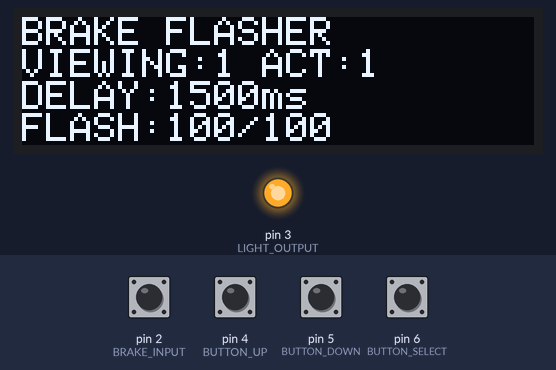
A program run on a simulated Arduino Uno, built with avr-gcc and run on an emulated ATmega328P. Shown: 128×32 one-colour display, output pins drawn as LEDs (lit = HIGH). Dashed ring = blinking. Inputs (shaded band) come from the test bench; at power-on: pin 2 (BRAKE_INPUT), pin 4 (BUTTON_UP), pin 5 (BUTTON_DOWN), pin 6 (BUTTON_SELECT) HIGH. EEPROM starts erased.

Above: at 5.3 s.
5.4 s: pin 4 (BUTTON_UP) pulled LOW for 0.15 s
At 5.8 s:
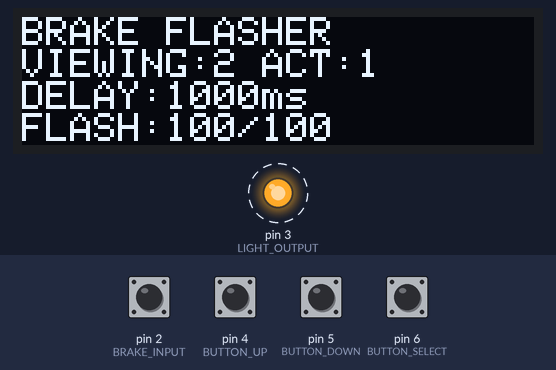
6.1 s: pin 6 (BUTTON_SELECT) pulled LOW for 0.15 s
At 6.3 s:
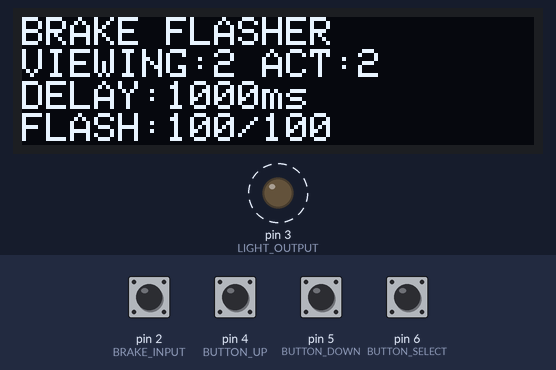
6.8 s: pin 5 (BUTTON_DOWN) pulled LOW for 0.15 s
At 7.0 s:
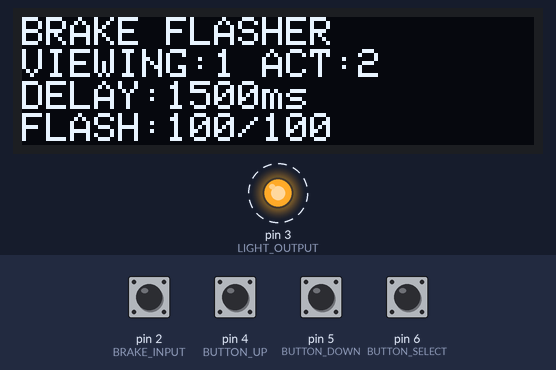
7.5 s: pin 5 (BUTTON_DOWN) pulled LOW for 1 s
At 7.8 s:
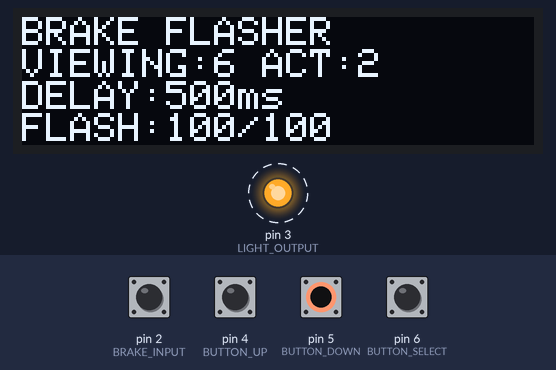
9.1 s: pin 6 (BUTTON_SELECT) pulled LOW for 1 s
At 9.4 s:
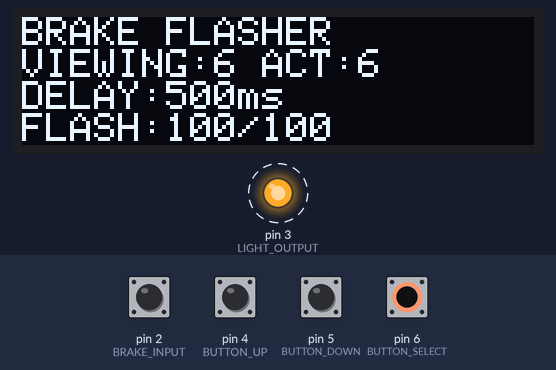
10.7 s: pin 4 (BUTTON_UP) pulled LOW for 1 s
At 11.0 s:
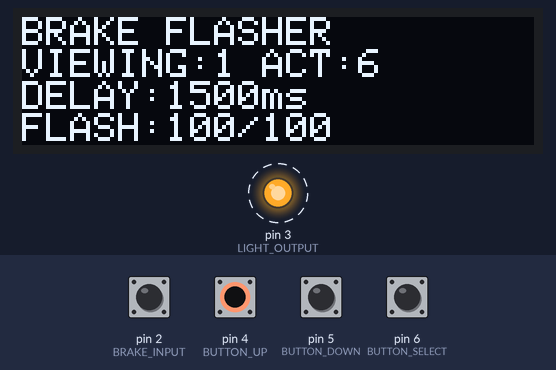
Timing chart, 0 to 13.3 s (numbered marks = the images above; inputs shaded):
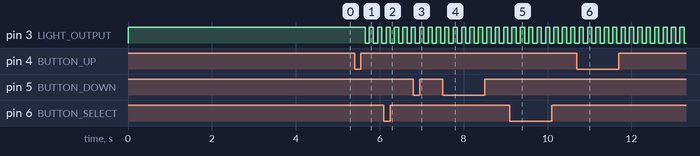

The program:

main.cpp
```cpp
#include <Arduino.h>
#include <Wire.h>
#include <Adafruit_GFX.h>
#include <Adafruit_SSD1306.h>
#include <EEPROM.h>

// =====================================================
// PIN DEFINITIONS
// =====================================================

const byte BRAKE_INPUT  = 2;
const byte LIGHT_OUTPUT = 3;

const byte BUTTON_UP     = 4;
const byte BUTTON_DOWN   = 5;
const byte BUTTON_SELECT = 6;

// =====================================================
// OLED SETTINGS
// =====================================================

#define SCREEN_WIDTH 128
#define SCREEN_HEIGHT 32
#define OLED_RESET -1
#define OLED_ADDRESS 0x3C

Adafruit_SSD1306 display(
  SCREEN_WIDTH,
  SCREEN_HEIGHT,
  &Wire,
  OLED_RESET
);

// =====================================================
// FLASH PROFILES
// =====================================================

struct FlashProfile {
  unsigned long delayTime;
  unsigned long onTime;
  unsigned long offTime;
};

//                  DELAY    ON     OFF
FlashProfile profiles[] = {
  {1500,            100,    100},   // Profile 1
  {1000,            100,    100},   // Profile 2
  {2000,            100,    100},   // Profile 3
  {1500,             75,     75},   // Profile 4
  {1500,             50,    100},   // Profile 5
  { 500,            100,    100}    // Profile 6
};

const byte PROFILE_COUNT =
  sizeof(profiles) / sizeof(profiles[0]);

// =====================================================
// PROFILE VARIABLES
// =====================================================

byte activeProfile = 0;
byte viewProfile = 0;

const int EEPROM_ACTIVE_PROFILE = 0;

// =====================================================
// FLASHER STATE
// =====================================================

enum FlasherState {
  IDLE,
  BRAKE_DELAY,
  FLASHING
};

FlasherState flasherState = IDLE;

unsigned long stateStartTime = 0;

bool lightState = true;

// =====================================================
// BUTTON VARIABLES
// =====================================================

bool lastUpState = HIGH;
bool lastDownState = HIGH;
bool lastSelectState = HIGH;

// =====================================================
// OLED DISPLAY
// =====================================================

void updateDisplay() {

  display.clearDisplay();

  display.setTextSize(1);
  display.setTextColor(SSD1306_WHITE);

  // Line 1
  display.setCursor(0, 0);
  display.print("BRAKE FLASHER");

  // Line 2
  display.setCursor(0, 8);
  display.print("VIEWING:");
  display.print(viewProfile + 1);
  display.print(" ACT:");
  display.print(activeProfile + 1);

  // Line 3
  display.setCursor(0, 16);
  display.print("DELAY:");
  display.print(profiles[viewProfile].delayTime);
  display.print("ms");

  // Line 4
  display.setCursor(0, 24);
  display.print("FLASH:");
  display.print(profiles[viewProfile].onTime);
  display.print("/");
  display.print(profiles[viewProfile].offTime);

  display.display();
}

// =====================================================
// STARTUP ANIMATION
// =====================================================

void startupAnimation() {

  // ---------------------------------------------------
  // SCREEN 1 - BRAKE
  // ---------------------------------------------------

  display.clearDisplay();

  display.setTextSize(2);
  display.setTextColor(SSD1306_WHITE);

  display.setCursor(10, 8);
  display.print("BRAKE");

  display.display();

  delay(500);

  // ---------------------------------------------------
  // SCREEN 2 - FLASHER
  // ---------------------------------------------------

  display.clearDisplay();

  display.setCursor(4, 8);
  display.print("FLASHER");

  display.display();

  delay(500);

  // ---------------------------------------------------
  // SCREEN 3 - BREAKING SOMETHING...
  // ---------------------------------------------------

  display.clearDisplay();

  display.setTextSize(1);

  const char text[] = "BREAKING SOMETHING...";

  // Calculate text width using the default font.
  int textWidth = strlen(text) * 6;

  // Centre the text horizontally.
  int textX = (SCREEN_WIDTH - textWidth) / 2;

  // Keep text inside the display.
  if (textX < 0) {
    textX = 0;
  }

  display.setCursor(textX, 0);
  display.print(text);

  // Progress bar outline
  display.drawRect(
    0,
    15,
    128,
    10,
    SSD1306_WHITE
  );

  // Animate progress bar
  for (int progress = 0; progress <= 124; progress += 2) {

    // Clear only the progress bar area
    display.fillRect(
      1,
      16,
      126,
      8,
      SSD1306_BLACK
    );

    // Draw progress bar
    display.fillRect(
      2,
      17,
      progress,
      6,
      SSD1306_WHITE
    );

    // Redraw progress bar outline
    display.drawRect(
      0,
      15,
      128,
      10,
      SSD1306_WHITE
    );

    display.display();

    delay(30);
  }

  delay(300);

  // Go directly to normal display
  updateDisplay();
}

// =====================================================
// SAVE ACTIVE PROFILE
// =====================================================

void saveActiveProfile() {

  EEPROM.update(
    EEPROM_ACTIVE_PROFILE,
    activeProfile
  );
}

// =====================================================
// LOAD ACTIVE PROFILE
// =====================================================

void loadActiveProfile() {

  activeProfile =
    EEPROM.read(EEPROM_ACTIVE_PROFILE);

  if (activeProfile >= PROFILE_COUNT) {
    activeProfile = 0;
  }

  viewProfile = activeProfile;
}

// =====================================================
// SELECT PROFILE
// =====================================================

void selectProfile() {

  activeProfile = viewProfile;

  saveActiveProfile();

  updateDisplay();
}

// =====================================================
// BUTTON HANDLING
// =====================================================

void checkButtons() {

  bool upState =
    digitalRead(BUTTON_UP);

  bool downState =
    digitalRead(BUTTON_DOWN);

  bool selectState =
    digitalRead(BUTTON_SELECT);

  // ---------------------------------------------------
  // UP
  // ---------------------------------------------------

  if (
    upState == LOW &&
    lastUpState == HIGH
  ) {

    if (viewProfile < PROFILE_COUNT - 1) {
      viewProfile++;
    }
    else {
      viewProfile = 0;
    }

    updateDisplay();
  }

  // ---------------------------------------------------
  // DOWN
  // ---------------------------------------------------

  if (
    downState == LOW &&
    lastDownState == HIGH
  ) {

    if (viewProfile > 0) {
      viewProfile--;
    }
    else {
      viewProfile = PROFILE_COUNT - 1;
    }

    updateDisplay();
  }

  // ---------------------------------------------------
  // SELECT
  // ---------------------------------------------------

  if (
    selectState == LOW &&
    lastSelectState == HIGH
  ) {

    selectProfile();
  }

  lastUpState = upState;
  lastDownState = downState;
  lastSelectState = selectState;
}

// =====================================================
// BRAKE FLASHER
// =====================================================

void brakeFlasher() {

  bool brakePressed =
    digitalRead(BRAKE_INPUT) == HIGH;

  unsigned long now = millis();

  // ===================================================
  // BRAKE RELEASED
  // ===================================================

  if (!brakePressed) {

    // Immediately cancel flashing
    flasherState = IDLE;

    // Running light always ON
    digitalWrite(
      LIGHT_OUTPUT,
      HIGH
    );

    lightState = true;

    return;
  }

  // ===================================================
  // IDLE -> BRAKE DELAY
  // ===================================================

  if (flasherState == IDLE) {

    flasherState = BRAKE_DELAY;

    stateStartTime = now;

    // Running light stays ON
    digitalWrite(
      LIGHT_OUTPUT,
      HIGH
    );

    lightState = true;

    return;
  }

  // ===================================================
  // BRAKE DELAY
  // ===================================================

  if (flasherState == BRAKE_DELAY) {

    if (
      now - stateStartTime >=
      profiles[activeProfile].delayTime
    ) {

      flasherState = FLASHING;

      stateStartTime = now;

      // Start with light OFF
      digitalWrite(
        LIGHT_OUTPUT,
        LOW
      );

      lightState = false;
    }

    return;
  }

  // ===================================================
  // FLASHING
  // ===================================================

  if (flasherState == FLASHING) {

    unsigned long interval;

    if (lightState) {
      interval =
        profiles[activeProfile].onTime;
    }
    else {
      interval =
        profiles[activeProfile].offTime;
    }

    if (now - stateStartTime >= interval) {

      stateStartTime = now;

      lightState = !lightState;

      digitalWrite(
        LIGHT_OUTPUT,
        lightState ? HIGH : LOW
      );
    }
  }
}

// =====================================================
// SETUP
// =====================================================

void setup() {

  // Brake input
  pinMode(
    BRAKE_INPUT,
    INPUT
  );

  // Light output
  pinMode(
    LIGHT_OUTPUT,
    OUTPUT
  );

  // Buttons
  pinMode(
    BUTTON_UP,
    INPUT_PULLUP
  );

  pinMode(
    BUTTON_DOWN,
    INPUT_PULLUP
  );

  pinMode(
    BUTTON_SELECT,
    INPUT_PULLUP
  );

  // Running light ON immediately
  digitalWrite(
    LIGHT_OUTPUT,
    HIGH
  );

  // Load saved profile
  loadActiveProfile();

  // Start OLED
  if (
    !display.begin(
      SSD1306_SWITCHCAPVCC,
      OLED_ADDRESS
    )
  ) {

    // OLED failed
    // Keep running light ON
    digitalWrite(
      LIGHT_OUTPUT,
      HIGH
    );

    while (1) {
      digitalWrite(
        LIGHT_OUTPUT,
        HIGH
      );
    }
  }

  // Startup animation
  startupAnimation();

  // Normal display
  updateDisplay();
}

// =====================================================
// MAIN LOOP
// =====================================================

void loop() {

  checkButtons();

  brakeFlasher();
}
```

Measured:
- after the input at 5.4 s, the display: changes at once (image 1)
- after the input at 6.1 s, the display: changes after 0.05 s (image 2)
- after the input at 6.8 s, the display: changes after 0.05 s (image 3)
- after the input at 7.5 s, the display: changes after 0.05 s (image 4)
- after the input at 9.1 s, the display: changes after 0.05 s (image 5)
- after the input at 10.7 s, the display: changes after 0.05 s (image 6)
- by itself, pin 3 (LIGHT_OUTPUT): alternates HIGH for 0.10 s and LOW for 0.10 s
